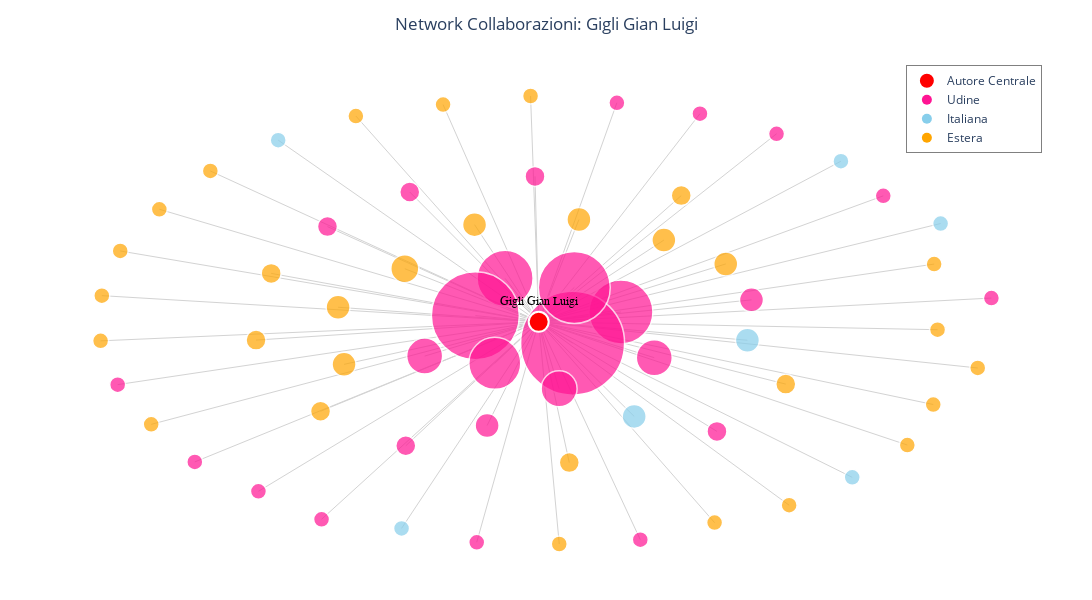

Here is the notebook cell this chart was saved with:
### Markdown cell above
### 7) Quinto grafo: network di collaborazioni dell’autore centrale
Analisi delle collaborazioni universitarie dell’autore più centrale, distinguendo tra collaborazioni interne a Udine, nazionali e internazionali.

### Code cell
df = df.dropna(subset=["Author full names"])
df["authors_list"] = (
    df["Author full names"]
    .str.split(";")
    .apply(lambda authors: [
        re.sub(r"\s*\([^)]*\)", "", a).replace(",", "").strip()
        for a in authors
    ])
)
#autore con più collaborazioni
def get_central_author_data(df):
    G_temp = nx.Graph()
    for authors in df["authors_list"]:
        if len(authors) > 1:
            for i in range(len(authors)):
                for j in range(i + 1, len(authors)):
                    G_temp.add_edge(authors[i], authors[j])
    
    degree_cent = nx.degree_centrality(G_temp)
    # Prende il primo della lista per Degree
    top_author = sorted(degree_cent.items(), key=lambda x: x[1], reverse=True)[0][0]
    return top_author

# Otteniamo l'autore centrale
central_author = get_central_author_data(df)

#creazione grafo collaborazioni 
G = nx.Graph()
G.add_node(central_author, type='central', weight=0)

university_counts = Counter()

# Filtriamo per gli articoli dell'autore centrale
df_central_author = df[df["authors_list"].apply(lambda x: central_author in x)].copy()

for _, row in df_central_author.iterrows():
    # Verifica collaborazione interna Udine
    authors_with_affs = str(row.get("Authors with affiliations", ""))
    udine_occurrences = len(re.findall(r"Udine", authors_with_affs, re.IGNORECASE))
    internal_collab_udine = udine_occurrences > 1

    # Estrazione università
    affiliations = row.get("Affiliations", "")
    if pd.isna(affiliations): continue
    
    parts = re.split(r";|\|", str(affiliations))
    universities = [p.strip() for p in parts if any(k in p.lower() for k in ["univ", "universit", "university"])]
    
    unique_unis_in_paper = set()
    for u in universities:
        if "udine" in u.lower():
            if internal_collab_udine: unique_unis_in_paper.add(u)
        else:
            unique_unis_in_paper.add(u)
    
    university_counts.update(unique_unis_in_paper)

# Aggiunta nodi e archi al Grafo
for uni, count in university_counts.items():
    is_udine = "udine" in uni.lower()
    is_italy = any(k in uni.lower() for k in ["italy", "italia"])
    
    u_type = "internal" if is_udine else ("italian" if is_italy else "foreign")
    G.add_node(uni, type=u_type, weight=count)
    G.add_edge(central_author, uni, weight=count)


#layout
pos = nx.spring_layout(G, k=0.4, weight='weight', seed=42) 
for node in pos:
    pos[node][1] = pos[node][1] * 0.5 

#archi
edge_x, edge_y = [], []
for edge in G.edges():
    x0, y0 = pos[edge[0]]; x1, y1 = pos[edge[1]]
    edge_x.extend([x0, x1, None]); edge_y.extend([y0, y1, None])

edge_trace = go.Scatter(
    x=edge_x, y=edge_y, line=dict(width=1, color='#D3D3D3'),
    hoverinfo='none', mode='lines', showlegend=False
)

#nodi Università
node_x, node_y, node_text, node_color, node_size = [], [], [], [], []
for node in G.nodes():
    if node == central_author: continue
    x, y = pos[node]
    node_x.append(x); node_y.append(y)
    
    data = G.nodes[node]
    color = '#FF1493' if data['type'] == 'internal' else ('skyblue' if data['type'] == 'italian' else 'orange')
    node_color.append(color)
    node_size.append(12 + data['weight'] * 4)
    node_text.append(f"{node}<br>Collaborazioni: {data['weight']}")

node_trace = go.Scatter(
    x=node_x, y=node_y, mode='markers', hoverinfo='text', text=node_text,
    marker=dict(color=node_color, size=node_size, line=dict(width=1.5, color='white')),
    showlegend=False
)

#nodo autore centrale
central_node_trace = go.Scatter(
    x=[pos[central_author][0]], y=[pos[central_author][1]],
    mode='markers+text', text=[central_author],
    textposition="top center", hoverinfo='none',
    marker=dict(color='red', size=20, line=dict(width=2, color='white')),
    textfont=dict(size=12, color='black', family="Arial Black"),
    name='Autore Centrale', showlegend=True
)

#legenda
legend_traces = [
    go.Scatter(x=[None], y=[None], mode='markers', marker=dict(size=10, color='#FF1493'), name='Udine'),
    go.Scatter(x=[None], y=[None], mode='markers', marker=dict(size=10, color='skyblue'), name='Italiana'),
    go.Scatter(x=[None], y=[None], mode='markers', marker=dict(size=10, color='orange'), name='Estera')
]

#figura finale
fig = go.Figure(data=[edge_trace, node_trace, central_node_trace] + legend_traces)
fig.update_layout(
    title=dict(text=f"Network Collaborazioni: {central_author}", x=0.5),
    legend=dict(yanchor="top", y=0.99, xanchor="right", x=0.99, bordercolor="Gray", borderwidth=1),
    margin=dict(b=20, l=40, r=40, t=60),
    width=1200, height=600,
    xaxis=dict(showgrid=False, zeroline=False, showticklabels=False),
    yaxis=dict(showgrid=False, zeroline=False, showticklabels=False),
    paper_bgcolor='white', plot_bgcolor='white'
)

fig.show()

### Figure 1 — Plotly figure (JSON) as saved in the notebook; plotly's stock layout.template omitted (floating-point values rounded to 4 significant figures; data arrays with more than 128 entries replaced by an {"elided": "..."} marker saying what was removed)
{"data": [{"hoverinfo": "none", "line": {"color": "#D3D3D3", "width": 1}, "mode": "lines", "showlegend": false, "type": "scatter", "x": {"elided": "192 float values"}, "y": {"elided": "192 float values"}}, {"hoverinfo": "text", "marker": {"color": ["#FF1493", "#FF1493", "#FF1493", "#FF1493", "#FF1493", "#FF1493", "#FF1493", "#FF1493", "#FF1493", "orange", "orange", "orange", "orange", "#FF1493", "#FF1493", "#FF1493", "#FF1493", "#FF1493", "orange", "orange", "orange", "skyblue", "orange", "orange", "skyblue", "orange", "orange", "orange", "orange", "skyblue", "skyblue", "orange", "orange", "orange", "orange", "orange", "orange", "#FF1493", "#FF1493", "#FF1493", "#FF1493", "#FF1493", "skyblue", "orange", "orange", "orange", "orange", "orange", "orange", "orange", "skyblue", "orange", "orange", "#FF1493", "#FF1493", "#FF1493", "#FF1493", "skyblue", "#FF1493", "#FF1493", "orange", "#FF1493", "#FF1493", "orange"], "line": {"color": "white", "width": 1.5}, "size": [64, 20, 20, 56, 88, 104, 36, 20, 52, 16, 28, 16, 16, 24, 36, 20, 72, 36, 20, 24, 16, 16, 20, 20, 16, 24, 16, 16, 24, 24, 24, 16, 24, 24, 16, 20, 24, 20, 16, 24, 16, 16, 16, 16, 20, 16, 16, 16, 20, 16, 16, 16, 16, 16, 16, 16, 16, 16, 16, 16, 16, 16, 16, 16]}, "mode": "markers", "showlegend": false, "text": ["Neurological Clinic, Presidio Ospedaliero Universitario Santa Maria della Misericordia , Udine, Udine, UD, Italy<br>Collaborazioni: 13", "Neurosurgery Unit, Presidio Ospedaliero Universitario Santa Maria della Misericordia , Udine, Udine, UD, Italy<br>Collaborazioni: 2", "Neurology and Clinical Neurophysiology, Presidio Ospedaliero Universitario Santa Maria della Misericordia , Udine, Udine, UD, Italy<br>Collaborazioni: 2", "Department of Mathematics, Università degli Studi di Udine, Udine, UD, Italy<br>Collaborazioni: 11", "Università degli Studi di Udine, Udine, UD, Italy<br>Collaborazioni: 19", "Università degli Studi di Udine, Dipartimento di Area Medica, Udine, UD, Italy<br>Collaborazioni: 23", "Department of Neuroscience, Presidio Ospedaliero Universitario Santa Maria della Misericordia , Udine, Udine, UD, Italy<br>Collaborazioni: 6", "Department of Laboratory Medicine, Presidio Ospedaliero Universitario Santa Maria della Misericordia , Udine, Udine, UD, Italy<br>Collaborazioni: 2", "Department of Mathematics and Physics, Università degli Studi di Udine, Udine, UD, Italy<br>Collaborazioni: 10", "Université Jean Monnet Saint Etienne, Saint-Etienne, Auvergne-Rhone-Alpes, France<br>Collaborazioni: 1", "Université Claude Bernard Lyon 1, Villeurbanne, Auvergne-Rhone-Alpes, France<br>Collaborazioni: 4", "Department of Biochemistry, Centre Hospitalier Universitaire de Saint-Étienne, Saint-Etienne, Auvergne-Rhone-Alpes, France<br>Collaborazioni: 1", "Department of Neurology, Centre Hospitalier Universitaire de Saint-Étienne, Saint-Etienne, Auvergne-Rhone-Alpes, France<br>Collaborazioni: 1", "Institute of Pathology, Presidio Ospedaliero Universitario Santa Maria della Misericordia , Udine, Udine, UD, Italy<br>Collaborazioni: 3", "Neurological Clinic, Policlinico Universitario, Udine, Udine, UD, Italy<br>Collaborazioni: 6", "Neurology Unit, Policlinico Universitario, Udine, Udine, UD, Italy<br>Collaborazioni: 2", "Department of Neuroscience, Policlinico Universitario, Udine, Udine, UD, Italy<br>Collaborazioni: 15", "Neurology Unit, Università degli Studi di Udine, Dipartimento di Area Medica, Udine, UD, Italy<br>Collaborazioni: 6", "Department of Neuroscience, University of Montreal, Montreal, QC, Canada<br>Collaborazioni: 2", "Department of Neurology, Medizinische Universitat Innsbruck, Innsbruck, Tyrol, Austria<br>Collaborazioni: 3", "Université de Montpellier, Montpellier, Occitanie, France<br>Collaborazioni: 1", "Department of Neuroscience, Università degli Studi di Verona, Verona, VR, Italy<br>Collaborazioni: 1", "Department of Sleep Medicine and Neuromuscular Disorders, University of Münster, Munster, Nordrhein-Westfalen, Germany<br>Collaborazioni: 2", "Department of Clinical Neurophysiology and Sleep Center, Université de Lille, Lille, Hauts-de-France, France<br>Collaborazioni: 2", "Department of Biomedical, Università degli Studi di Modena e Reggio Emilia, Modena, MO, Italy<br>Collaborazioni: 1", "Department of Psychology, Université du Québec à Montréal, Montreal, QC, Canada<br>Collaborazioni: 3", "Centre de Recherche en Biologie Structurale, Université McGill, Montreal, QC, Canada<br>Collaborazioni: 1", "Sleep Disorders Unit, Hôpital Universitaire Pitié Salpêtrière, Paris, Ile-de-France, France<br>Collaborazioni: 1", "University of Oxford Medical Sciences Division, Oxford, Oxfordshire, United Kingdom<br>Collaborazioni: 3", "Department of Medical Sciences and Public Health, Università degli Studi di Cagliari, Cagliari, CA, Italy<br>Collaborazioni: 3", "Department of Neurological Sciences, Università Vita-Salute San Raffaele, Milan, MI, Italy<br>Collaborazioni: 3", "Department of Neurosurgery, Universitätsmedizin Göttingen, Gottingen, Niedersachsen, Germany<br>Collaborazioni: 1", "Sleep disorder Unit, Hôpital Universitaire Carémeau, Nimes, Occitania, France<br>Collaborazioni: 3", "Department of Neurology and Neurosurgery, Université McGill, Montreal, QC, Canada<br>Collaborazioni: 3", "Department of Neurology, Universitair Ziekenhuis Antwerpen, Edegem, VAN, Belgium<br>Collaborazioni: 1", "Department of Psychiatry, University of Montreal, Montreal, QC, Canada<br>Collaborazioni: 2", "Department of Neurology, Philipps-Universität Marburg, Marburg, Hessen, Germany<br>Collaborazioni: 3", "Department of Diagnostic Imaging, Presidio Ospedaliero Universitario Santa Maria della Misericordia , Udine, Udine, UD, Italy<br>Collaborazioni: 2", "Clinical Neurology Unit, Azienda Sanitaria Universitaria, Udine, Italy<br>Collaborazioni: 1", "Department of Medical Area (DAME), Università degli Studi di Udine, Udine, UD, Italy<br>Collaborazioni: 3", "Laboratory of Immunogenetics, Presidio Ospedaliero Universitario Santa Maria della Misericordia , Udine, Udine, UD, Italy<br>Collaborazioni: 1", "Department of Infectious Diseases, Presidio Ospedaliero Universitario Santa Maria della Misericordia , Udine, Udine, UD, Italy<br>Collaborazioni: 1", "Università degli Studi di Bologna, Facoltà di Medicina e Chirurgia, Bologna, BO, Italy<br>Collaborazioni: 1", "Université de Lille, Lille, Hauts-de-France, France<br>Collaborazioni: 1", "Department of Neurology, Universitätsmedizin Göttingen, Gottingen, Niedersachsen, Germany<br>Collaborazioni: 2", "Sleep Disorders Unit, Sorbonne Université, Paris, Ile-de-France, France<br>Collaborazioni: 1", "Department of Neurology and Center of Clinical Neuroscience, Charles University, Prague, Czech Republic<br>Collaborazioni: 1", "Department of Human Genetics, Université McGill, Montreal, QC, Canada<br>Collaborazioni: 1", "Department of Neurology, Université de Montpellier, Montpellier, Occitanie, France<br>Collaborazioni: 2", "Department of Neurology with Institute of Translational Neurology, University of Münster, Munster, Nordrhein-Westfalen, Germany<br>Collaborazioni: 1", "Alma Mater Studiorum Università di Bologna, Bologna, BO, Italy<br>Collaborazioni: 1", "Department of Neuroscience, Université du Québec à Montréal, Montreal, QC, Canada<br>Collaborazioni: 1", "Department of Psychiatry, Université du Québec à Montréal, Montreal, QC, Canada<br>Collaborazioni: 1", "Division of Vascular and Interventional Radiology, Policlinico Universitario, Udine, Udine, UD, Italy<br>Collaborazioni: 1", "Institute of Pathology, Università degli Studi di Udine, Dipartimento di Area Medica, Udine, UD, Italy<br>Collaborazioni: 1", "Department of Cell Therapy and Hematology, Presidio Ospedaliero Universitario Santa Maria della Misericordia , Udine, Udine, UD, Italy<br>Collaborazioni: 1", "Neurology Unit, Università degli Studi di Udine, Udine, UD, Italy<br>Collaborazioni: 1", "Department of Neurosciences, Biomedicine and Movement Sciences, Università degli Studi di Verona, Verona, VR, Italy<br>Collaborazioni: 1", "Institute of Hygiene and Clinical Epidemiology, Presidio Ospedaliero Universitario Santa Maria della Misericordia , Udine, Udine, UD, Italy<br>Collaborazioni: 1", "Department of Oncology, Presidio Ospedaliero Universitario Santa Maria della Misericordia , Udine, Udine, UD, Italy<br>Collaborazioni: 1", "Department of Neurology and Rehabilitation, University of Illinois at Chicago, Chicago, IL, United States<br>Collaborazioni: 1", "Neurological Clinic, Università degli Studi di Udine, Dipartimento di Area Medica, Udine, UD, Italy<br>Collaborazioni: 1", "Pediatric Unit, Policlinico Universitario, Udine, Udine, UD, Italy<br>Collaborazioni: 1", "Université de Lyon, Lyon, Auvergne-Rhone-Alpes, France<br>Collaborazioni: 1"], "type": "scatter", "x": [0.1803, -0.2959, -0.4691, -0.07607, -0.1419, 0.07326, -0.2541, -0.2871, -0.09886, 0.3875, -0.298, -0.2133, -0.9684, -0.1159, 0.254, -0.00991, 0.07705, 0.04343, 0.545, -0.4456, -0.7283, -0.5782, 0.3137, 0.06593, 0.8876, 0.4122, -0.01972, -0.8592, -0.4325, 0.2096, 0.4601, -0.8411, -0.1437, 0.08732, 0.5524, -0.6272, 0.2752, 0.3927, 0.2231, 0.4691, -0.1389, -0.6219, 0.6671, 0.9698, -0.5937, 0.8733, 0.8713, 0.8808, -0.4845, -0.9277, -0.3052, 0.814, -0.4063, -0.4822, -0.7627, 0.7607, 0.1713, 0.692, 1.0, 0.3551, 0.04375, -0.9334, 0.5246, -0.9711], "y": [0.02203, -0.2683, 0.2073, 0.09502, 0.01414, -0.04553, -0.07364, 0.2824, -0.08931, -0.4351, 0.116, 0.4722, 0.05751, -0.2243, -0.07712, 0.3163, 0.07537, -0.1447, -0.1345, 0.03235, 0.3281, 0.3951, 0.2746, -0.3049, 0.2141, 0.1264, 0.4908, -0.2218, -0.09158, -0.2046, -0.03926, 0.245, 0.2116, 0.2227, -0.3973, -0.03894, 0.178, -0.2371, -0.4721, 0.04837, -0.4777, -0.3671, 0.3493, -0.0995, 0.1059, 0.126, -0.1788, -0.01641, -0.1934, 0.1545, -0.4476, -0.2667, 0.4473, -0.4279, -0.3033, 0.2741, 0.4761, -0.3368, 0.05231, 0.4524, -0.4815, -0.1356, 0.4089, -0.04058]}, {"hoverinfo": "none", "marker": {"color": "red", "line": {"color": "white", "width": 2}, "size": 20}, "mode": "markers+text", "name": "Autore Centrale", "showlegend": true, "text": ["Gigli Gian Luigi"], "textfont": {"color": "black", "family": "Arial Black", "size": 12}, "textposition": "top center", "type": "scatter", "x": [-0.001743], "y": [0.0007294]}, {"marker": {"color": "#FF1493", "size": 10}, "mode": "markers", "name": "Udine", "type": "scatter", "x": [null], "y": [null]}, {"marker": {"color": "skyblue", "size": 10}, "mode": "markers", "name": "Italiana", "type": "scatter", "x": [null], "y": [null]}, {"marker": {"color": "orange", "size": 10}, "mode": "markers", "name": "Estera", "type": "scatter", "x": [null], "y": [null]}], "layout": {"height": 600, "legend": {"bordercolor": "Gray", "borderwidth": 1, "x": 0.99, "xanchor": "right", "y": 0.99, "yanchor": "top"}, "margin": {"b": 20, "l": 40, "r": 40, "t": 60}, "paper_bgcolor": "white", "plot_bgcolor": "white", "title": {"text": "Network Collaborazioni: Gigli Gian Luigi", "x": 0.5}, "width": 1200, "xaxis": {"showgrid": false, "showticklabels": false, "zeroline": false}, "yaxis": {"showgrid": false, "showticklabels": false, "zeroline": false}}}
